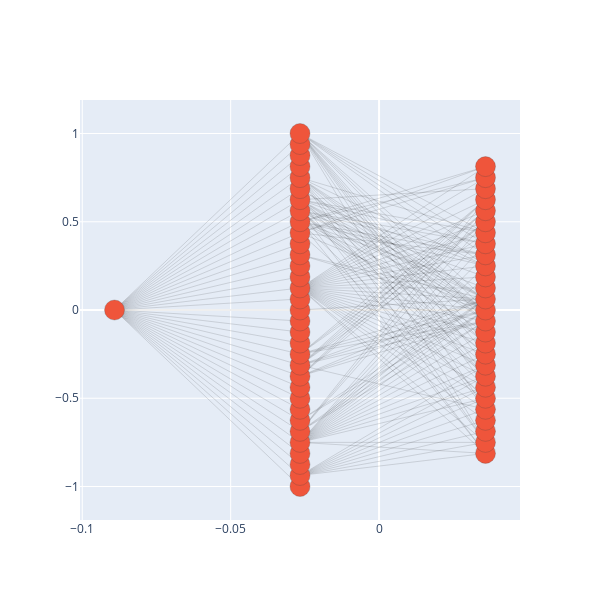

Notebook source saved alongside this figure:
### Code cell
_ = plota_grafo( G, nx.bfs_layout( G, 'SME0300' ) )

### Figure 1 — Plotly figure (JSON) as saved in the notebook; plotly's stock layout.template omitted (floating-point values rounded to 4 significant figures; data arrays with more than 128 entries replaced by an {"elided": "..."} marker saying what was removed)
{"data": [{"hoverinfo": "text", "line": {"color": "rgba( 0, 0, 0, 0.25 )", "width": 0.5}, "mode": "lines", "text": ["", "", "", "", "", "", "", "", "", "", "", "", "", "", "", "", "", "", "", "", "", "", "", "", "", "", "", "", "", "", "", "", "", "", "", "", "", "", "", "", "", "", "", "", "", "", "", "", "", "", "", "", "", "", "", "", "", "", "", "", ""], "type": "scatter", "x": {"elided": "1578 float values"}, "y": {"elided": "1578 float values"}}, {"hoverinfo": "text", "marker": {"line": {"width": 0.25}, "size": 20}, "mode": "markers", "text": ["SME0300", "MAI5002", "MAI5014", "MAI5032", "SME0110", "SME0123", "SME0142", "SME0206", "SME0211", "SME0212", "SME0213", "SME0240", "SME0241", "SME0245", "SME0250", "SME0252", "SME0284", "SME0285", "SME0306", "SME0320", "SME0332", "SME0334", "SME0341", "SME0510", "SME0805", "SME0808", "SME0814", "SME0820", "SME0824", "SME0828", "SME5827", "SME5873", "SME5962", "SME5975", "EST5106", "EST5519", "EST5521", "EST5804", "MAI5003", "SME0809", "SME0815", "SME0880", "SME0881", "EST5102", "EST5507", "EST5514", "SME0130", "SME0220", "SME0800", "SME0806", "SME0810", "SME0822", "SME0870", "SME0871", "SME5978", "PRG0027", "SMA5802", "SMA5934", "EST5802", "SME0262", "SME0823"], "type": "scatter", "x": [-0.08914, -0.02664, -0.02664, -0.02664, -0.02664, -0.02664, -0.02664, -0.02664, -0.02664, -0.02664, -0.02664, -0.02664, -0.02664, -0.02664, -0.02664, -0.02664, -0.02664, -0.02664, -0.02664, -0.02664, -0.02664, -0.02664, -0.02664, -0.02664, -0.02664, -0.02664, -0.02664, -0.02664, -0.02664, -0.02664, -0.02664, -0.02664, -0.02664, -0.02664, 0.03586, 0.03586, 0.03586, 0.03586, 0.03586, 0.03586, 0.03586, 0.03586, 0.03586, 0.03586, 0.03586, 0.03586, 0.03586, 0.03586, 0.03586, 0.03586, 0.03586, 0.03586, 0.03586, 0.03586, 0.03586, 0.03586, 0.03586, 0.03586, 0.03586, 0.03586, 0.03586], "y": [0, -1, -0.9375, -0.875, -0.8125, -0.75, -0.6875, -0.625, -0.5625, -0.5, -0.4375, -0.375, -0.3125, -0.25, -0.1875, -0.125, -0.0625, 0, 0.0625, 0.125, 0.1875, 0.25, 0.3125, 0.375, 0.4375, 0.5, 0.5625, 0.625, 0.6875, 0.75, 0.8125, 0.875, 0.9375, 1, -0.8125, -0.75, -0.6875, -0.625, -0.5625, -0.5, -0.4375, -0.375, -0.3125, -0.25, -0.1875, -0.125, -0.0625, 0, 0.0625, 0.125, 0.1875, 0.25, 0.3125, 0.375, 0.4375, 0.5, 0.5625, 0.625, 0.6875, 0.75, 0.8125]}], "layout": {"height": 600, "showlegend": false, "width": 600}}
